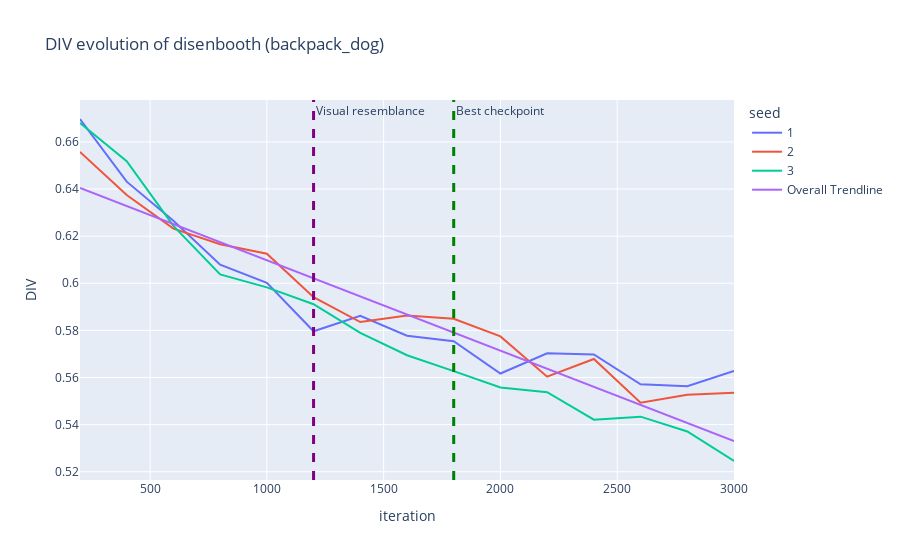

Source (notebook cell):
### Code cell
make_metric_evolution_plot(method, concept, 'DIV').show()

### Figure 1 — Plotly figure (JSON) as saved in the notebook; plotly's stock layout.template omitted (floating-point values rounded to 4 significant figures)
{"data": [{"hovertemplate": "seed=1<br>iteration=%{x}<br>DIV=%{y}<extra></extra>", "legendgroup": "1", "marker": {"color": "#636efa", "symbol": "circle"}, "mode": "lines", "name": "1", "orientation": "v", "showlegend": true, "type": "scatter", "x": [200, 400, 600, 800, 1000, 1200, 1400, 1600, 1800, 2000, 2200, 2400, 2600, 2800, 3000], "xaxis": "x", "y": [0.6697, 0.6431, 0.6266, 0.6079, 0.6002, 0.5796, 0.5862, 0.5777, 0.5754, 0.5617, 0.5703, 0.5698, 0.5571, 0.5563, 0.5628], "yaxis": "y"}, {"hovertemplate": "seed=2<br>iteration=%{x}<br>DIV=%{y}<extra></extra>", "legendgroup": "2", "marker": {"color": "#EF553B", "symbol": "circle"}, "mode": "lines", "name": "2", "orientation": "v", "showlegend": true, "type": "scatter", "x": [200, 400, 600, 800, 1000, 1200, 1400, 1600, 1800, 2000, 2200, 2400, 2600, 2800, 3000], "xaxis": "x", "y": [0.6558, 0.6374, 0.6232, 0.6165, 0.6126, 0.5941, 0.5835, 0.5863, 0.5849, 0.5774, 0.5604, 0.5678, 0.5493, 0.5527, 0.5535], "yaxis": "y"}, {"hovertemplate": "seed=3<br>iteration=%{x}<br>DIV=%{y}<extra></extra>", "legendgroup": "3", "marker": {"color": "#00cc96", "symbol": "circle"}, "mode": "lines", "name": "3", "orientation": "v", "showlegend": true, "type": "scatter", "x": [200, 400, 600, 800, 1000, 1200, 1400, 1600, 1800, 2000, 2200, 2400, 2600, 2800, 3000], "xaxis": "x", "y": [0.6681, 0.6518, 0.6243, 0.6037, 0.5982, 0.5911, 0.5789, 0.5694, 0.5627, 0.5557, 0.5537, 0.5421, 0.5434, 0.5371, 0.5245], "yaxis": "y"}, {"hovertemplate": "<b>OLS trendline</b><br>DIV = -3.83825e-05 * iteration + 0.648185<br>R<sup>2</sup>=0.866819<br><br>iteration=%{x}<br>DIV=%{y} <b>(trend)</b><extra></extra>", "legendgroup": "Overall Trendline", "line": {"color": "#ab63fa"}, "mode": "lines", "name": "Overall Trendline", "showlegend": true, "type": "scatter", "x": [200, 200, 200, 400, 400, 400, 600, 600, 600, 800, 800, 800, 1000, 1000, 1000, 1200, 1200, 1200, 1400, 1400, 1400, 1600, 1600, 1600, 1800, 1800, 1800, 2000, 2000, 2000, 2200, 2200, 2200, 2400, 2400, 2400, 2600, 2600, 2600, 2800, 2800, 2800, 3000, 3000, 3000], "xaxis": "x", "y": [0.6405, 0.6405, 0.6405, 0.6328, 0.6328, 0.6328, 0.6252, 0.6252, 0.6252, 0.6175, 0.6175, 0.6175, 0.6098, 0.6098, 0.6098, 0.6021, 0.6021, 0.6021, 0.5944, 0.5944, 0.5944, 0.5868, 0.5868, 0.5868, 0.5791, 0.5791, 0.5791, 0.5714, 0.5714, 0.5714, 0.5637, 0.5637, 0.5637, 0.5561, 0.5561, 0.5561, 0.5484, 0.5484, 0.5484, 0.5407, 0.5407, 0.5407, 0.533, 0.533, 0.533], "yaxis": "y"}], "layout": {"annotations": [{"showarrow": false, "text": "Visual resemblance", "x": 1200, "xanchor": "left", "xref": "x", "y": 1, "yanchor": "top", "yref": "y domain"}, {"showarrow": false, "text": "Best checkpoint", "x": 1800, "xanchor": "left", "xref": "x", "y": 1, "yanchor": "top", "yref": "y domain"}], "autosize": true, "legend": {"title": {"text": "seed"}, "tracegroupgap": 0}, "shapes": [{"line": {"color": "purple", "dash": "dash", "width": 3}, "type": "line", "x0": 1200, "x1": 1200, "xref": "x", "y0": 0, "y1": 1, "yref": "y domain"}, {"line": {"color": "green", "dash": "dash", "width": 3}, "type": "line", "x0": 1800, "x1": 1800, "xref": "x", "y0": 0, "y1": 1, "yref": "y domain"}], "title": {"text": "DIV evolution of disenbooth (backpack_dog)"}, "xaxis": {"anchor": "y", "autorange": true, "domain": [0, 1], "range": [200, 3000], "title": {"text": "iteration"}, "type": "linear"}, "yaxis": {"anchor": "x", "autorange": true, "domain": [0, 1], "nticks": 10, "range": [0.5165, 0.6778], "title": {"text": "DIV"}, "type": "linear"}}}
